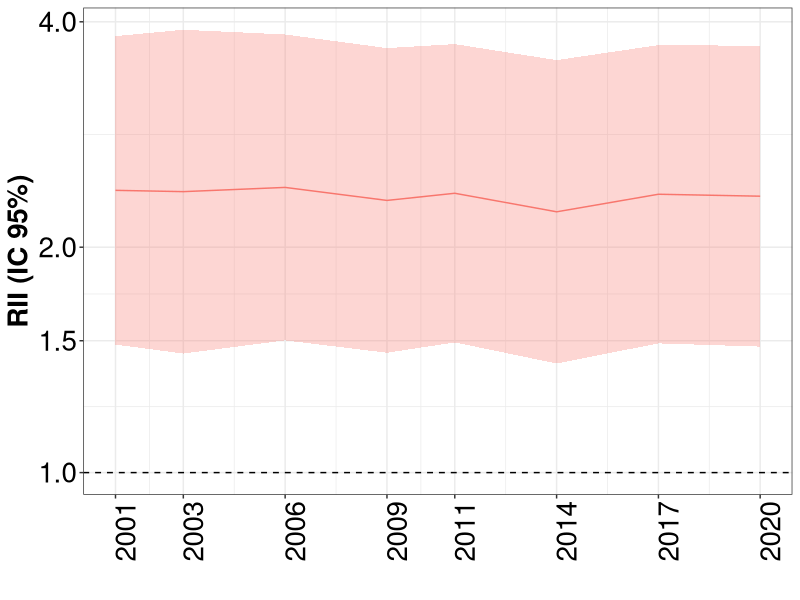
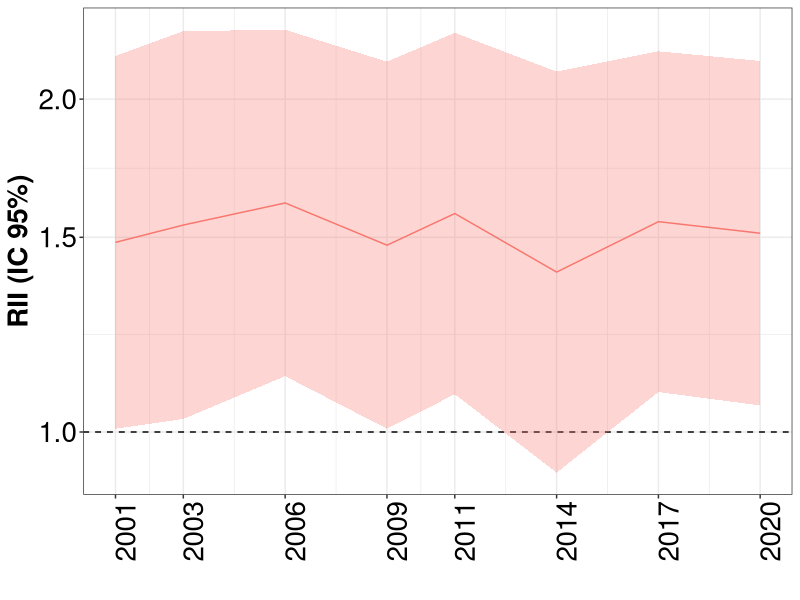
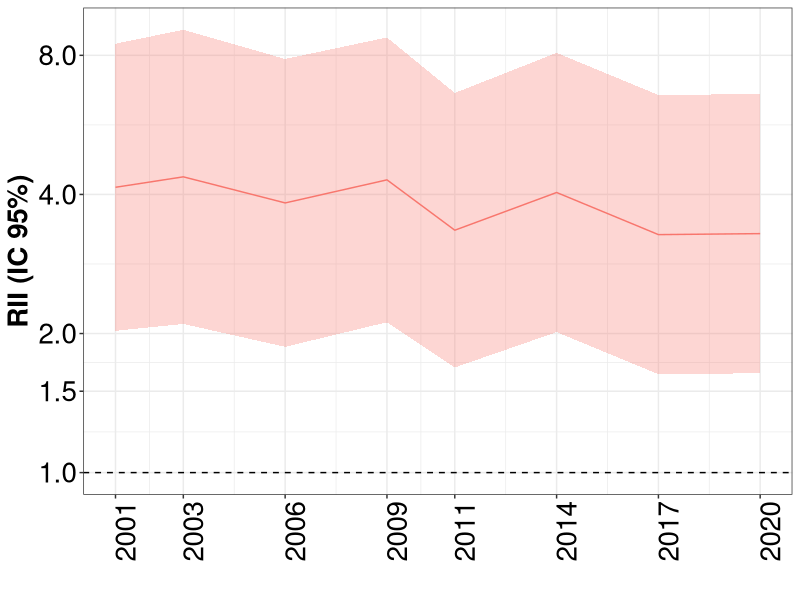
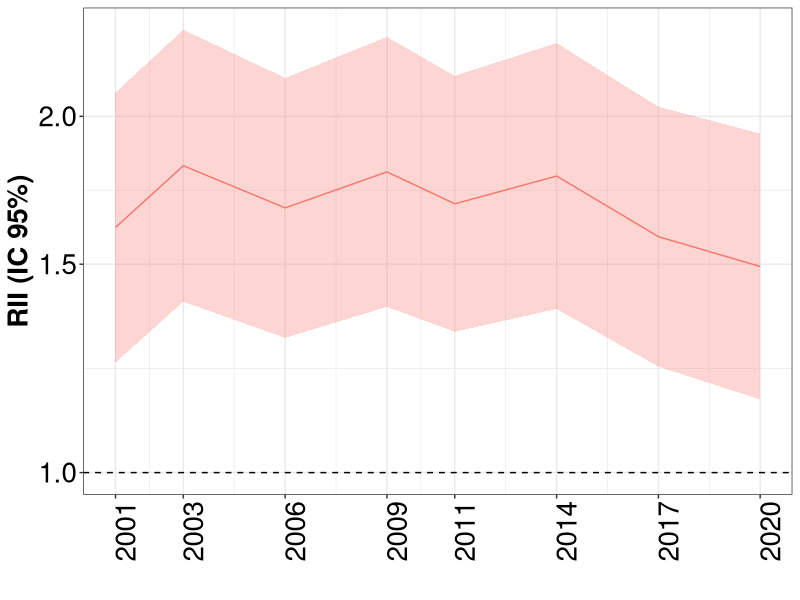
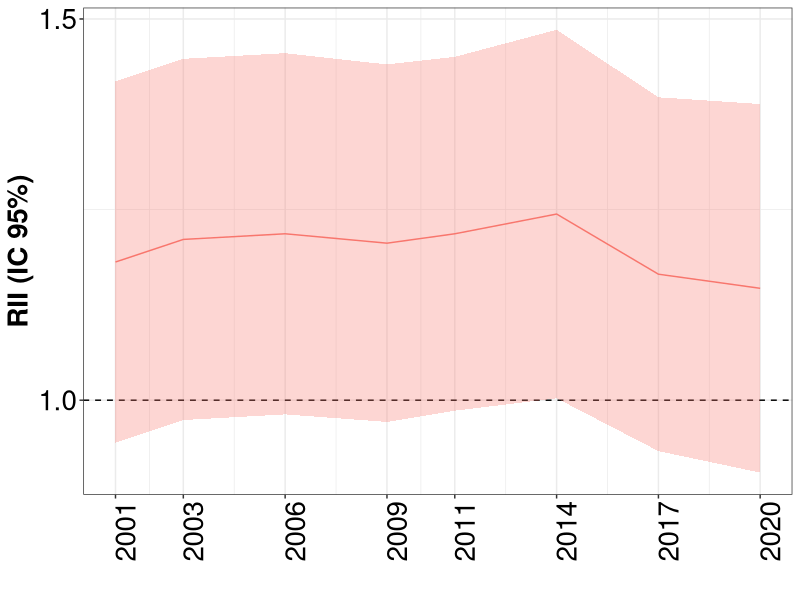
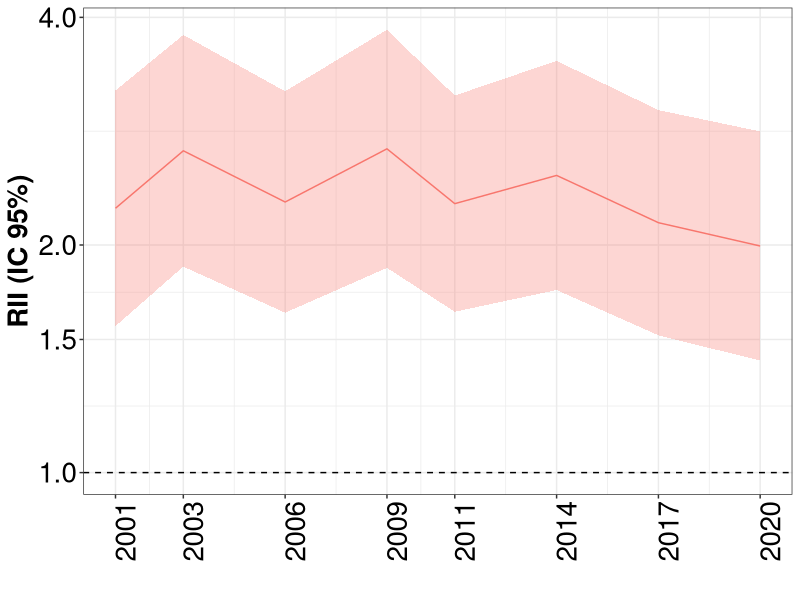
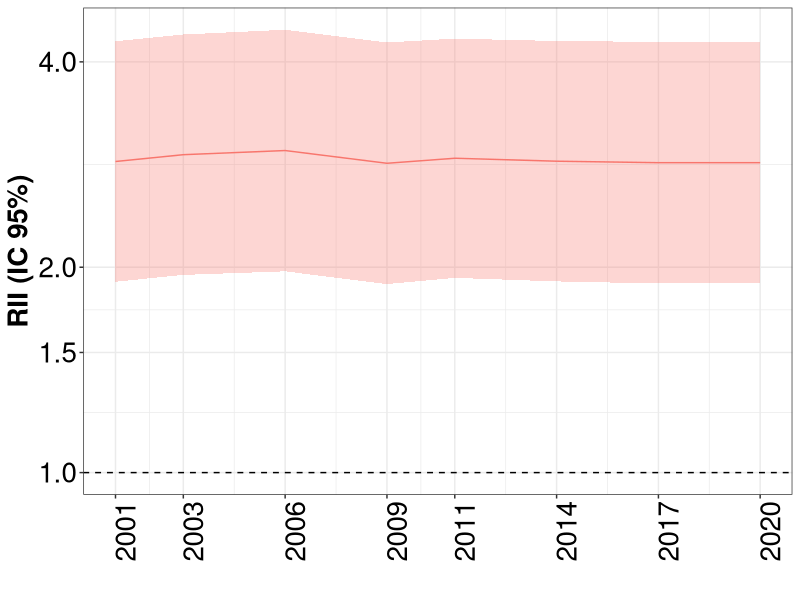
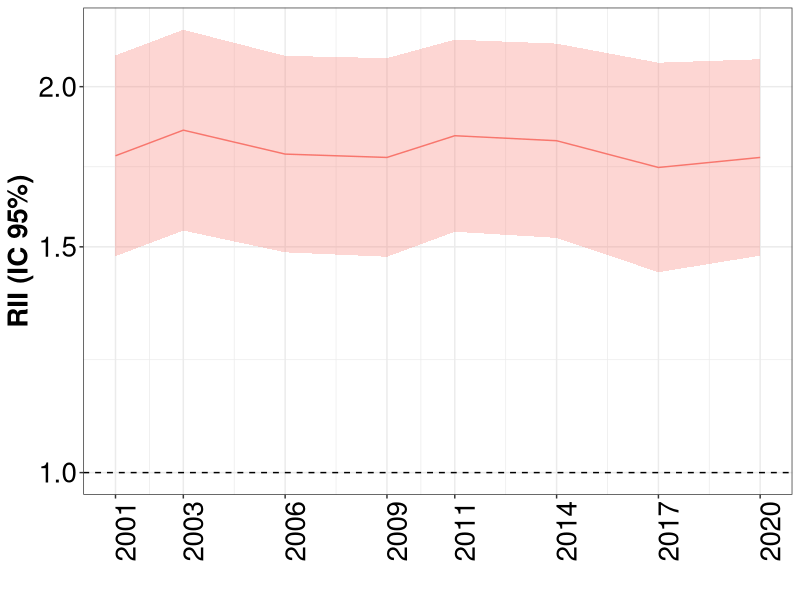

The R script that drew these images, in order:
## ---- chunk 1
knitr::opts_chunk$set(echo = TRUE)
library(tidyverse)
library(readxl)
library(ggplot2)

## ---- chunk 2

desigualdades_rii <- read.csv("rii.csv")
datos_ca <- desigualdades_rii %>%
  filter(abreviatura == "AS")

## ---- chunk 3

datos_ca %>%
  filter(fr =="diabetes", sexo=="Overall") %>%
  ggplot(aes(x=as.Date(encuesta), y=rii, ymin=rii_infci, ymax=rii_supci, group=fr)) +
  geom_hline(yintercept = 1, lty = 2) +
  geom_ribbon(alpha=0.3, aes(fill=fr)) +
  geom_line(aes(color=fr)) +
  scale_y_continuous(trans="log", breaks=c(0.75, 1, 1.5, 2, 4, 8, 16, 32))+
  scale_x_date(date_labels = "%Y", breaks = unique(as.Date(datos_ca$encuesta)))+
  labs(x="", y="RII (IC 95%)")+
  theme_bw()+
  theme(axis.text=element_text(size=20, color="black"),
                  axis.title=element_text(size=20, face="bold", color="black"),
                  axis.text.x = element_text(angle = 90),
                  strip.text = element_text(size=20, face="bold", color="black"),
                  legend.position="none")

## ---- chunk 4

datos_ca %>%
  filter(fr =="diabetes", sexo=="Hombre") %>%
  ggplot(aes(x=as.Date(encuesta), y=rii, ymin=rii_infci, ymax=rii_supci, group=fr)) +
  geom_hline(yintercept = 1, lty = 2) +
  geom_ribbon(alpha=0.3, aes(fill=fr)) +
  geom_line(aes(color=fr)) +
  scale_y_continuous(trans="log", breaks=c(0.75, 1, 1.5, 2, 4, 8, 16, 32))+
  scale_x_date(date_labels = "%Y", breaks = unique(as.Date(datos_ca$encuesta)))+
  labs(x="", y="RII (IC 95%)")+
  theme_bw()+
  theme(axis.text=element_text(size=20, color="black"),
                  axis.title=element_text(size=20, face="bold", color="black"),
                  axis.text.x = element_text(angle = 90),
                  strip.text = element_text(size=20, face="bold", color="black"),
                  legend.position="none")

## ---- chunk 5

datos_ca %>%
  filter(fr =="diabetes", sexo=="Mujeres") %>%
  ggplot(aes(x=as.Date(encuesta), y=rii, ymin=rii_infci, ymax=rii_supci, group=fr)) +
  geom_hline(yintercept = 1, lty = 2) +
  geom_ribbon(alpha=0.3, aes(fill=fr)) +
  geom_line(aes(color=fr)) +
  scale_y_continuous(trans="log", breaks=c(0.75, 1, 1.5, 2, 4, 8, 16, 32))+
  scale_x_date(date_labels = "%Y", breaks = unique(as.Date(datos_ca$encuesta)))+
  labs(x="", y="RII (IC 95%)")+
  theme_bw()+
  theme(axis.text=element_text(size=20, color="black"),
                  axis.title=element_text(size=20, face="bold", color="black"),
                  axis.text.x = element_text(angle = 90),
                  strip.text = element_text(size=20, face="bold", color="black"),
                  legend.position="none")

## ---- chunk 6

datos_ca %>%
  filter(fr =="hta", sexo=="Overall") %>%
  ggplot(aes(x=as.Date(encuesta), y=rii, ymin=rii_infci, ymax=rii_supci, group=fr)) +
  geom_hline(yintercept = 1, lty = 2) +
  geom_ribbon(alpha=0.3, aes(fill=fr)) +
  geom_line(aes(color=fr)) +
  scale_y_continuous(trans="log", breaks=c(0.75, 1, 1.5, 2, 4, 8, 16, 32))+
  scale_x_date(date_labels = "%Y", breaks = unique(as.Date(datos_ca$encuesta)))+
  labs(x="", y="RII (IC 95%)")+
  theme_bw()+
  theme(axis.text=element_text(size=20, color="black"),
                  axis.title=element_text(size=20, face="bold", color="black"),
                  axis.text.x = element_text(angle = 90),
                  strip.text = element_text(size=20, face="bold", color="black"),
                  legend.position="none")
## ---- chunk 7

datos_ca %>%
  filter(fr =="hta", sexo=="Hombre") %>%
  ggplot(aes(x=as.Date(encuesta), y=rii, ymin=rii_infci, ymax=rii_supci, group=fr)) +
  geom_hline(yintercept = 1, lty = 2) +
  geom_ribbon(alpha=0.3, aes(fill=fr)) +
  geom_line(aes(color=fr)) +
  scale_y_continuous(trans="log", breaks=c(0.75, 1, 1.5, 2, 4, 8, 16, 32))+
  scale_x_date(date_labels = "%Y", breaks = unique(as.Date(datos_ca$encuesta)))+
  labs(x="", y="RII (IC 95%)")+
  theme_bw()+
  theme(axis.text=element_text(size=20, color="black"),
                  axis.title=element_text(size=20, face="bold", color="black"),
                  axis.text.x = element_text(angle = 90),
                  strip.text = element_text(size=20, face="bold", color="black"),
                  legend.position="none")

## ---- chunk 8

datos_ca %>%
  filter(fr =="hta", sexo=="Mujeres") %>%
  ggplot(aes(x=as.Date(encuesta), y=rii, ymin=rii_infci, ymax=rii_supci, group=fr)) +
  geom_hline(yintercept = 1, lty = 2) +
  geom_ribbon(alpha=0.3, aes(fill=fr)) +
  geom_line(aes(color=fr)) +
  scale_y_continuous(trans="log", breaks=c(0.75, 1, 1.5, 2, 4, 8, 16, 32))+
  scale_x_date(date_labels = "%Y", breaks = unique(as.Date(datos_ca$encuesta)))+
  labs(x="", y="RII (IC 95%)")+
  theme_bw()+
  theme(axis.text=element_text(size=20, color="black"),
                  axis.title=element_text(size=20, face="bold", color="black"),
                  axis.text.x = element_text(angle = 90),
                  strip.text = element_text(size=20, face="bold", color="black"),
                  legend.position="none")

## ---- chunk 9

datos_ca %>%
  filter(fr =="obesity", sexo=="Overall") %>%
  ggplot(aes(x=as.Date(encuesta), y=rii, ymin=rii_infci, ymax=rii_supci, group=fr)) +
  geom_hline(yintercept = 1, lty = 2) +
  geom_ribbon(alpha=0.3, aes(fill=fr)) +
  geom_line(aes(color=fr)) +
  scale_y_continuous(trans="log", breaks=c(0.75, 1, 1.5, 2, 4, 8, 16, 32))+
  scale_x_date(date_labels = "%Y", breaks = unique(as.Date(datos_ca$encuesta)))+
  labs(x="", y="RII (IC 95%)")+
  theme_bw()+
  theme(axis.text=element_text(size=20, color="black"),
                  axis.title=element_text(size=20, face="bold", color="black"),
                  axis.text.x = element_text(angle = 90),
                  strip.text = element_text(size=20, face="bold", color="black"),
                  legend.position="none")
## ---- chunk 10

datos_ca %>%
  filter(fr =="obesity", sexo=="Hombre") %>%
  ggplot(aes(x=as.Date(encuesta), y=rii, ymin=rii_infci, ymax=rii_supci, group=fr)) +
  geom_hline(yintercept = 1, lty = 2) +
  geom_ribbon(alpha=0.3, aes(fill=fr)) +
  geom_line(aes(color=fr)) +
  scale_y_continuous(trans="log", breaks=c(0.75, 1, 1.5, 2, 4, 8, 16, 32))+
  scale_x_date(date_labels = "%Y", breaks = unique(as.Date(datos_ca$encuesta)))+
  labs(x="", y="RII (IC 95%)")+
  theme_bw()+
  theme(axis.text=element_text(size=20, color="black"),
                  axis.title=element_text(size=20, face="bold", color="black"),
                  axis.text.x = element_text(angle = 90),
                  strip.text = element_text(size=20, face="bold", color="black"),
                  legend.position="none")

## ---- chunk 11

datos_ca %>%
  filter(fr =="obesity", sexo=="Mujeres") %>%
  ggplot(aes(x=as.Date(encuesta), y=rii, ymin=rii_infci, ymax=rii_supci, group=fr)) +
  geom_hline(yintercept = 1, lty = 2) +
  geom_ribbon(alpha=0.3, aes(fill=fr)) +
  geom_line(aes(color=fr)) +
  scale_y_continuous(trans="log", breaks=c(0.75, 1, 1.5, 2, 4, 8, 16, 32))+
  scale_x_date(date_labels = "%Y", breaks = unique(as.Date(datos_ca$encuesta)))+
  labs(x="", y="RII (IC 95%)")+
  theme_bw()+
  theme(axis.text=element_text(size=20, color="black"),
                  axis.title=element_text(size=20, face="bold", color="black"),
                  axis.text.x = element_text(angle = 90),
                  strip.text = element_text(size=20, face="bold", color="black"),
                  legend.position="none")

## ---- chunk 12

datos_ca %>%
  filter(fr =="col", sexo=="Overall") %>%
  ggplot(aes(x=as.Date(encuesta), y=rii, ymin=rii_infci, ymax=rii_supci, group=fr)) +
  geom_hline(yintercept = 1, lty = 2) +
  geom_ribbon(alpha=0.3, aes(fill=fr)) +
  geom_line(aes(color=fr)) +
  scale_y_continuous(trans="log", breaks=c(0.75, 1, 1.5, 2, 4, 8, 16, 32))+
  scale_x_date(date_labels = "%Y", breaks = unique(as.Date(datos_ca$encuesta)))+
  labs(x="", y="RII (IC 95%)")+
  theme_bw()+
  theme(axis.text=element_text(size=20, color="black"),
                  axis.title=element_text(size=20, face="bold", color="black"),
                  axis.text.x = element_text(angle = 90),
                  strip.text = element_text(size=20, face="bold", color="black"),
                  legend.position="none")
## ---- chunk 13

datos_ca %>%
  filter(fr =="col", sexo=="Hombre") %>%
  ggplot(aes(x=as.Date(encuesta), y=rii, ymin=rii_infci, ymax=rii_supci, group=fr)) +
  geom_hline(yintercept = 1, lty = 2) +
  geom_ribbon(alpha=0.3, aes(fill=fr)) +
  geom_line(aes(color=fr)) +
  scale_y_continuous(trans="log", breaks=c(0.75, 1, 1.5, 2, 4, 8, 16, 32))+
  scale_x_date(date_labels = "%Y", breaks = unique(as.Date(datos_ca$encuesta)))+
  labs(x="", y="RII (IC 95%)")+
  theme_bw()+
  theme(axis.text=element_text(size=20, color="black"),
                  axis.title=element_text(size=20, face="bold", color="black"),
                  axis.text.x = element_text(angle = 90),
                  strip.text = element_text(size=20, face="bold", color="black"),
                  legend.position="none")

## ---- chunk 14

datos_ca %>%
  filter(fr =="col", sexo=="Mujeres") %>%
  ggplot(aes(x=as.Date(encuesta), y=rii, ymin=rii_infci, ymax=rii_supci, group=fr)) +
  geom_hline(yintercept = 1, lty = 2) +
  geom_ribbon(alpha=0.3, aes(fill=fr)) +
  geom_line(aes(color=fr)) +
  scale_y_continuous(trans="log", breaks=c(0.75, 1, 1.5, 2, 4, 8, 16, 32))+
  scale_x_date(date_labels = "%Y", breaks = unique(as.Date(datos_ca$encuesta)))+
  labs(x="", y="RII (IC 95%)")+
  theme_bw()+
  theme(axis.text=element_text(size=20, color="black"),
                  axis.title=element_text(size=20, face="bold", color="black"),
                  axis.text.x = element_text(angle = 90),
                  strip.text = element_text(size=20, face="bold", color="black"),
                  legend.position="none")

## ---- chunk 15

datos_ca %>%
  filter(fr =="sedentario", sexo=="Overall") %>%
  ggplot(aes(x=as.Date(encuesta), y=rii, ymin=rii_infci, ymax=rii_supci, group=fr)) +
  geom_hline(yintercept = 1, lty = 2) +
  geom_ribbon(alpha=0.3, aes(fill=fr)) +
  geom_line(aes(color=fr)) +
  scale_y_continuous(trans="log", breaks=c(0.75, 1, 1.5, 2, 4, 8, 16, 32))+
  scale_x_date(date_labels = "%Y", breaks = unique(as.Date(datos_ca$encuesta)))+
  labs(x="", y="RII (IC 95%)")+
  theme_bw()+
  theme(axis.text=element_text(size=20, color="black"),
                  axis.title=element_text(size=20, face="bold", color="black"),
                  axis.text.x = element_text(angle = 90),
                  strip.text = element_text(size=20, face="bold", color="black"),
                  legend.position="none")
## ---- chunk 16

datos_ca %>%
  filter(fr =="sedentario", sexo=="Hombre") %>%
  ggplot(aes(x=as.Date(encuesta), y=rii, ymin=rii_infci, ymax=rii_supci, group=fr)) +
  geom_hline(yintercept = 1, lty = 2) +
  geom_ribbon(alpha=0.3, aes(fill=fr)) +
  geom_line(aes(color=fr)) +
  scale_y_continuous(trans="log", breaks=c(0.75, 1, 1.5, 2, 4, 8, 16, 32))+
  scale_x_date(date_labels = "%Y", breaks = unique(as.Date(datos_ca$encuesta)))+
  labs(x="", y="RII (IC 95%)")+
  theme_bw()+
  theme(axis.text=element_text(size=20, color="black"),
                  axis.title=element_text(size=20, face="bold", color="black"),
                  axis.text.x = element_text(angle = 90),
                  strip.text = element_text(size=20, face="bold", color="black"),
                  legend.position="none")

## ---- chunk 17

datos_ca %>%
  filter(fr =="sedentario", sexo=="Mujeres") %>%
  ggplot(aes(x=as.Date(encuesta), y=rii, ymin=rii_infci, ymax=rii_supci, group=fr)) +
  geom_hline(yintercept = 1, lty = 2) +
  geom_ribbon(alpha=0.3, aes(fill=fr)) +
  geom_line(aes(color=fr)) +
  scale_y_continuous(trans="log", breaks=c(0.75, 1, 1.5, 2, 4, 8, 16, 32))+
  scale_x_date(date_labels = "%Y", breaks = unique(as.Date(datos_ca$encuesta)))+
  labs(x="", y="RII (IC 95%)")+
  theme_bw()+
  theme(axis.text=element_text(size=20, color="black"),
                  axis.title=element_text(size=20, face="bold", color="black"),
                  axis.text.x = element_text(angle = 90),
                  strip.text = element_text(size=20, face="bold", color="black"),
                  legend.position="none")

## ---- chunk 18

datos_ca %>%
  filter(fr =="smoking", sexo=="Overall") %>%
  ggplot(aes(x=as.Date(encuesta), y=rii, ymin=rii_infci, ymax=rii_supci, group=fr)) +
  geom_hline(yintercept = 1, lty = 2) +
  geom_ribbon(alpha=0.3, aes(fill=fr)) +
  geom_line(aes(color=fr)) +
  scale_y_continuous(trans="log", breaks=c(0.75, 1, 1.5, 2, 4, 8, 16, 32))+
  scale_x_date(date_labels = "%Y", breaks = unique(as.Date(datos_ca$encuesta)))+
  labs(x="", y="RII (IC 95%)")+
  theme_bw()+
  theme(axis.text=element_text(size=20, color="black"),
                  axis.title=element_text(size=20, face="bold", color="black"),
                  axis.text.x = element_text(angle = 90),
                  strip.text = element_text(size=20, face="bold", color="black"),
                  legend.position="none")
## ---- chunk 19

datos_ca %>%
  filter(fr =="smoking", sexo=="Hombre") %>%
  ggplot(aes(x=as.Date(encuesta), y=rii, ymin=rii_infci, ymax=rii_supci, group=fr)) +
  geom_hline(yintercept = 1, lty = 2) +
  geom_ribbon(alpha=0.3, aes(fill=fr)) +
  geom_line(aes(color=fr)) +
  scale_y_continuous(trans="log", breaks=c(0.75, 1, 1.5, 2, 4, 8, 16, 32))+
  scale_x_date(date_labels = "%Y", breaks = unique(as.Date(datos_ca$encuesta)))+
  labs(x="", y="RII (IC 95%)")+
  theme_bw()+
  theme(axis.text=element_text(size=20, color="black"),
                  axis.title=element_text(size=20, face="bold", color="black"),
                  axis.text.x = element_text(angle = 90),
                  strip.text = element_text(size=20, face="bold", color="black"),
                  legend.position="none")

## ---- chunk 20

datos_ca %>%
  filter(fr =="smoking", sexo=="Mujeres") %>%
  ggplot(aes(x=as.Date(encuesta), y=rii, ymin=rii_infci, ymax=rii_supci, group=fr)) +
  geom_hline(yintercept = 1, lty = 2) +
  geom_ribbon(alpha=0.3, aes(fill=fr)) +
  geom_line(aes(color=fr)) +
  scale_y_continuous(trans="log", breaks=c(0.75, 1, 1.5, 2, 4, 8, 16, 32))+
  scale_x_date(date_labels = "%Y", breaks = unique(as.Date(datos_ca$encuesta)))+
  labs(x="", y="RII (IC 95%)")+
  theme_bw()+
  theme(axis.text=element_text(size=20, color="black"),
                  axis.title=element_text(size=20, face="bold", color="black"),
                  axis.text.x = element_text(angle = 90),
                  strip.text = element_text(size=20, face="bold", color="black"),
                  legend.position="none")

## ---- chunk 21

datos_ca %>%
  filter(fr =="alcohol", sexo=="Overall") %>%
  ggplot(aes(x=as.Date(encuesta), y=rii, ymin=rii_infci, ymax=rii_supci, group=fr)) +
  geom_hline(yintercept = 1, lty = 2) +
  geom_ribbon(alpha=0.3, aes(fill=fr)) +
  geom_line(aes(color=fr)) +
  scale_y_continuous(trans="log", breaks=c(0.75, 1, 1.5, 2, 4, 8, 16, 32))+
  scale_x_date(date_labels = "%Y", breaks = unique(as.Date(datos_ca$encuesta)))+
  labs(x="", y="RII (IC 95%)")+
  theme_bw()+
  theme(axis.text=element_text(size=20, color="black"),
                  axis.title=element_text(size=20, face="bold", color="black"),
                  axis.text.x = element_text(angle = 90),
                  strip.text = element_text(size=20, face="bold", color="black"),
                  legend.position="none")
## ---- chunk 22

datos_ca %>%
  filter(fr =="alcohol", sexo=="Hombre") %>%
  ggplot(aes(x=as.Date(encuesta), y=rii, ymin=rii_infci, ymax=rii_supci, group=fr)) +
  geom_hline(yintercept = 1, lty = 2) +
  geom_ribbon(alpha=0.3, aes(fill=fr)) +
  geom_line(aes(color=fr)) +
  scale_y_continuous(trans="log", breaks=c(0.75, 1, 1.5, 2, 4, 8, 16, 32))+
  scale_x_date(date_labels = "%Y", breaks = unique(as.Date(datos_ca$encuesta)))+
  labs(x="", y="RII (IC 95%)")+
  theme_bw()+
  theme(axis.text=element_text(size=20, color="black"),
                  axis.title=element_text(size=20, face="bold", color="black"),
                  axis.text.x = element_text(angle = 90),
                  strip.text = element_text(size=20, face="bold", color="black"),
                  legend.position="none")

## ---- chunk 23

datos_ca %>%
  filter(fr =="alcohol", sexo=="Mujeres") %>%
  ggplot(aes(x=as.Date(encuesta), y=rii, ymin=rii_infci, ymax=rii_supci, group=fr)) +
  geom_hline(yintercept = 1, lty = 2) +
  geom_ribbon(alpha=0.3, aes(fill=fr)) +
  geom_line(aes(color=fr)) +
  scale_y_continuous(trans="log", breaks=c(0.75, 1, 1.5, 2, 4, 8, 16, 32))+
  scale_x_date(date_labels = "%Y", breaks = unique(as.Date(datos_ca$encuesta)))+
  labs(x="", y="RII (IC 95%)")+
  theme_bw()+
  theme(axis.text=element_text(size=20, color="black"),
                  axis.title=element_text(size=20, face="bold", color="black"),
                  axis.text.x = element_text(angle = 90),
                  strip.text = element_text(size=20, face="bold", color="black"),
                  legend.position="none")

